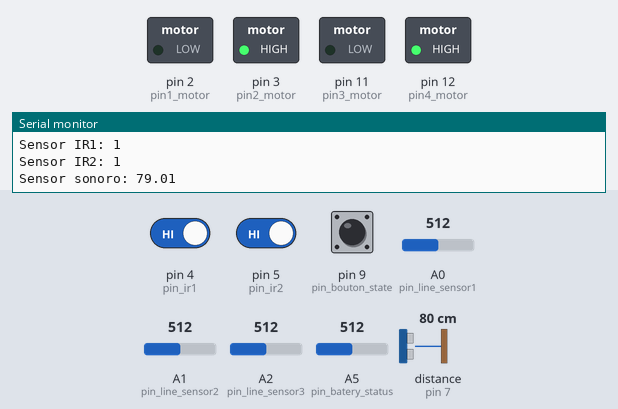
A sketch run on a simulated Arduino Uno, built with avr-gcc and run on an emulated ATmega328P. On the bench: switched loads named in the sketch (green lamp = pin HIGH), the last lines printed to the serial monitor. Wiring (inferred from the names in the program): ultrasonic range finder: trigger pin 6; echo pin 7. Inputs (shaded band) come from the test bench; at power-on: pin 9 (pin_bouton_state) HIGH, distance to the obstacle (sensor on pin 7) 80 cm, A1 (pin_line_sensor2) = 512, pin 5 (pin_ir2) HIGH, pin 4 (pin_ir1) HIGH, A0 (pin_line_sensor1) = 512, A2 (pin_line_sensor3) = 512, A5 (pin_batery_status) = 512. The echo pulse lasts 58.3 µs per cm; pins used as bus, display or sensor lines are not drawn.

Above: at 1.2 s.
1.3 s: pin 9 (pin_bouton_state) pulled LOW for 0.15 s
5.6 s: distance to the obstacle (sensor on pin 7) set to 120 cm
At 6.8 s:
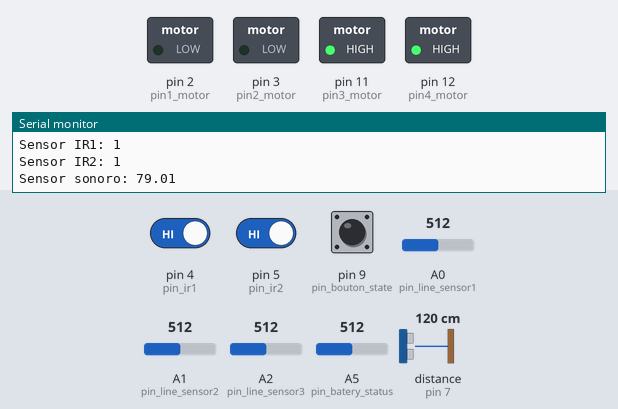
7.9 s: A1 (pin_line_sensor2) set to 318
9.4 s: A1 (pin_line_sensor2) set to 288
At 10.4 s:
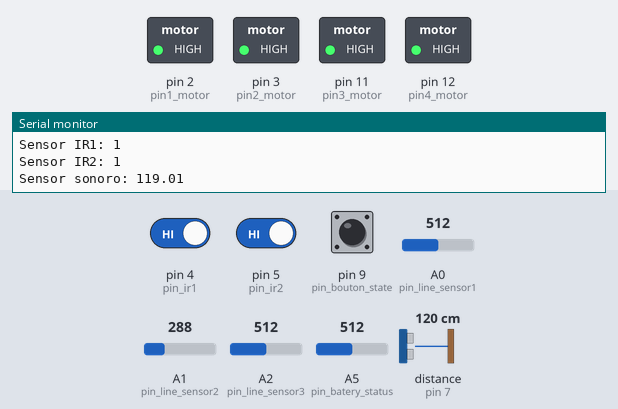
11.0 s: A1 (pin_line_sensor2) set to 306
At 12.0 s:
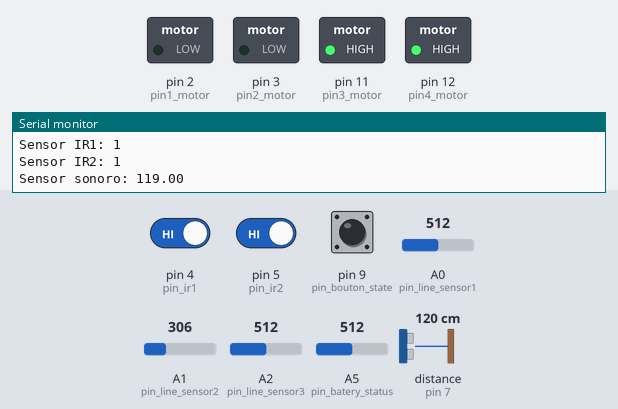
15.2 s: pin 5 (pin_ir2) driven LOW
At 16.7 s:
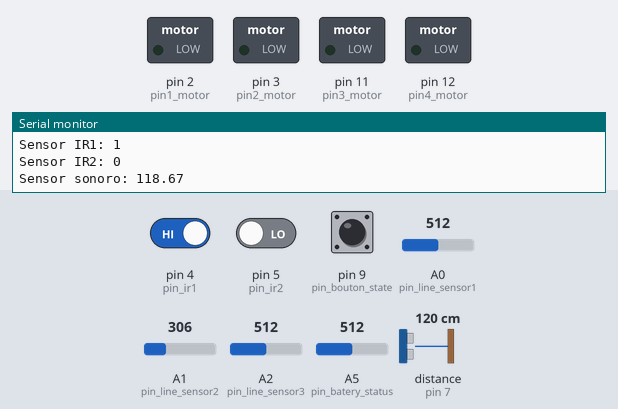
Timing chart, 0 to 17.9 s (numbered marks = the images above; inputs shaded):
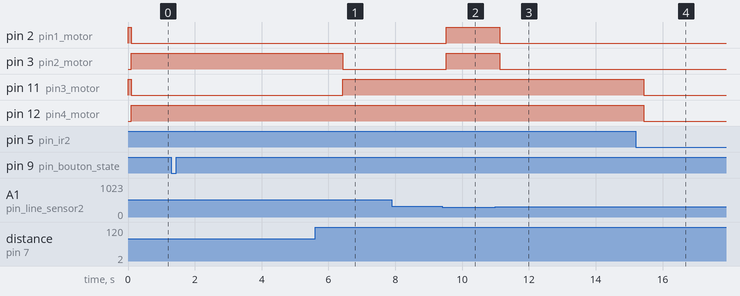

Measured:
- the behaviour switches between 300 and 299 on A1 (pin_line_sensor2) (found by bisection; images 1 and 2)
- after the input at 1.3 s, every drawn part: stays the same
- after the input at 5.6 s, pin 11 (pin3_motor): LOW → HIGH after 0.82 s; pin 12 (pin4_motor): stays HIGH (without the input it goes to LOW after 0.82 s)
- after the input at 9.4 s, pin 2 (pin1_motor), pin 3 (pin2_motor): LOW → HIGH after 0.12 s
- after the input at 11.0 s, pin 2 (pin1_motor), pin 3 (pin2_motor): HIGH → LOW after 0.13 s
- after the input at 15.2 s, pin 11 (pin3_motor), pin 12 (pin4_motor): HIGH → LOW after 0.24 s

The sketch:

main.ino
```cpp
// Código do robô sumô
// Usamos uma biblioteca de RTOS para gerenciamento de tasks,
// em especifico é um gerencimento de tarefas ciclicas definido por intervalos de tempo.
// Padronização:
// Threads: Todas maiúsculas com underline separando as palavras
// Definições: Todas minúsculas com underline separando as palavras
// Funções: Cada palavra começa com maiúscula
// Variáveis: Mesma forma que as definições, minúscula com underline separando as palavras


#include "Thread.h" //Biblioteca de threads
#include "ThreadController.h" //Biblioteca para controle das threads
//#include "utilities.h" //Arquivo com funções

//--------------------------------------------------------------------------------------------//
//------------Definição dos tempos de chamada para cada thread--------------------------------//
//--------------------------------------------------------------------------------------------//
#define tempo_logica_robo    50   //Tempo de ciclos de operação do robô.
#define tempo_motor			 100  //Tempo de controle dos motores.
#define tempo_sensor_linha   150  //Tempo de leitura dos sensores de linha em mili segundos.
#define tempo_sensor_ir      300  //Tempo de leitura dos sensores de infra-vermelho.
#define tempo_sensor_sonoro  300  //Tempo de leitura dos sensores sonoros.
#define tempo_debug_serial   1000 //Tempo de ciclos de debug da serial.
#define tempo_batery_status  1000 //Tempo de leitura da tensão da bateria
////////////////////////////////////////////////////////////////////////////////////////////////

//--------------------------------------------------------------------------------------------//
//------------Definição dos pinos usados no projeto-------------------------------------------//
//--------------------------------------------------------------------------------------------//

//Pino do botão para mudança de stado em software
#define pin_bouton_state 9

//Pinos dos sensores de linha
#define pin_line_sensor1 A0
#define pin_line_sensor2 A1
#define pin_line_sensor3 A2

//Pino para leitura da tensão da bateria
#define pin_batery_status A5

//Pinos do sensor sonoro
#define trig 6 //Pino do sensor ultra sônico correspndente ao Trig
#define echo 7 //Pino do sensor ultra sônico correspndente ao echo

//Pinos dos sensores de IR
#define pin_ir1 4
#define pin_ir2 5

//Pinos dos motores
#define pin1_motor 2
#define pin2_motor 3
#define pin3_motor 11
#define pin4_motor 12

//////////////////////////////////////////////////////////////////////////////////////////////////

// Valor limiar de detecção da linha-> Este valor significa uma especie de vizinhança do valor lido pela
// entrada analogica dos sensores de linha, dependendo da cor da linha esse limiar será alterado...
// Vamos criar uma tabela aqui na documentação contendo os limiares de várias cores padrão:
// preto, branco, cinza, azul, amarelo... Caso precisemos mudar para outra cor de detecção já vamos ter o limiar.
// OBS: Seria interesante criarmos um modo de calibração, para fazermos uma leitura da fita
// e armazenar em uma variável
#define threshold_line_sensors 300 //Não sei o valor em especifico, tem que colocar o valor correto.

#define threshould_ultra 100 //Valor usado como threshold de distancia medido pelo sensor sonoro

//Define a velocidade da serial
#define velocidade_serial 115200 //9600

//Ativar ou desativar o modo de debug
#define modo_debug_serial 1 //"1" para ativar e "0" para desativar o modo de debug

//--------------------------------------------------------------------------------------------//
//-----------Instancias da biblioteca "Threads"-----------------------------------------------//
//--------------------------------------------------------------------------------------------//
//Instanciando um controlador de threads
ThreadController ROBO;

//Definindo as threads a serem usadas
//----------------------------------------------------//
Thread LEITURA_SENSOR_DE_LINHA;
Thread LEITURA_SENSOR_IR;
Thread LEITURA_SENSOR_SONORO;
Thread LOGICA_ROBO;
Thread CONTROLE_MOTOR;
Thread DEBUG_SERIAL;
Thread BATERY_STATUS;
//----------------------------------------------------//
//////////////////////////////////////////////////////////////////////////////////////////////////


//----------------------------------------------------------------------------------------------//
//-------Definindo as Variáveis-----------------------------------------------------------------//
//---------------------------------------------------------------------------------------------//

// Variável "state" define o estado do robô.
// Vamos usar essa variável como parametro de uma maquina de estado.
// Alguns estados são:
// Parado-'P': Robô parado;
// Busca--'B': Robô entra em modo de busca;
// Alvo---'A': Robô encontrou seu alvo
// Borda---'S': Robô está na borda
// Outros estado podem ser configurados aqui...
enum state_robo {P = 0, B, A, S }state=P;

// Variável "config_motor" define a configuração dos motores
// As configurações possiveis do motor são:
// Parado---'P': Robô parado;
// Frente---'F': Robô vai pra frente;
// Direita--'D': Robô vira pra direita;
// Esquerda-'E': Robô vira pra esquerda;
// Ré-------'R': Robô vai pra trás;
enum state_config_motor {MP = 0, MF, MD, ME, MR }config_motor=MP;

//Distância do sensor ultra sônico
float distancia_sonora = 0;

//Tensão da bateria
float tensao_bateria = 0;

//Armazena o estado dos sensores de linha "true" para linha detectada e "false" para linha não detectada
bool state_line_sensor1 = false;
bool state_line_sensor2 = false;
bool state_line_sensor3 = false;

//Armazena o estado dos sensores de IR "true" para obstáculo detectado e "false" para obstáculo não detectado
bool state_ir_sensor1 = false; //1-para não detectado 0- para detectado
bool state_ir_sensor2 = false;


////////////////////////////////////////////////////////////////////////////////////////////////


//Função para fazer leitura dos sensores de linha
void LeituraSensorDeLinha(){
	int sensor1, sensor2, sensor3;
	sensor1 = analogRead(pin_line_sensor1);
	sensor2 = analogRead(pin_line_sensor2);
	sensor3 = analogRead(pin_line_sensor3);

	if(sensor1 < threshold_line_sensors) state_line_sensor1 = true;
	else state_line_sensor1 = false;

	if(sensor2 < threshold_line_sensors) state_line_sensor2 = true;
	else state_line_sensor2 = false;

	if(sensor3 < threshold_line_sensors) state_line_sensor3 = true;
	else state_line_sensor3 = false;

}

//Função para fazer leitura dos sensores IR
void LeituraSensorIR(){

	state_ir_sensor1 = digitalRead(pin_ir1);
	state_ir_sensor2 = digitalRead(pin_ir2);

}

//Função para fazer leitura dos sensores sonoros
void LeituraSensorSonoro(){

  float tempo;

  //Mandando o sinal do trigger
  digitalWrite(trig, HIGH);
  delayMicroseconds(10);
  digitalWrite(trig, LOW);

  //Calculando o tempo de ida
  tempo = pulseIn(echo, HIGH);

  //Calculando a distância
  distancia_sonora = tempo / 29.4 / 2;

}

//Função para fazer leitura da tensão da bateria
void LeituraBateryStatus(){
  tensao_bateria = (analogRead(pin_batery_status) * 4.98 / 1023.0) * 3;
}


// Aqui dentro será definido a logica do robõ de acordo com o estado das variáveis
// ou seja a logica de ataque e defesa...! ahahahah
void LogicaDoRobo(){
	switch(state){
		case P:
			config_motor = MP;
      			//Serial.println(digitalRead(pin_bouton_state));
		     	if(!digitalRead(pin_bouton_state)) {
					  delay(5000);
		        state = B;
		     	}
		break;

		case B:

				if(state_line_sensor2){
          				config_motor = MR;
          				break;
				}
				if(distancia_sonora < threshould_ultra or !state_ir_sensor2){
					state = A;
					config_motor = MF;
					break;
				}
				else{
					  config_motor = MD;
				}

		break;

		case A:
		    if(distancia_sonora > threshould_ultra  and state_ir_sensor1 and state_ir_sensor2){
		        state = B;
		        break;
		      }
		      //Não sei exatamente qual a referência desses numeros do ultrasônico,  mas acho que nesse if (depois dessa linha) deveria ser "<35"
		    else if(distancia_sonora < threshould_ultra  and !state_ir_sensor1 and !state_ir_sensor2){
		        config_motor = MF;
		      }
		    else if(distancia_sonora < threshould_ultra  and !state_ir_sensor1){
		        config_motor = ME;
		      }
		    else if (distancia_sonora < threshould_ultra  and !state_ir_sensor2){
		        config_motor = MD;
		      }
		    else {
		        state = B;
		      }

		break;

		case S:
			//Lógica de encontro com borda
			//Considerando Sensor 1 (frente esquerda do robô), 2(frente direita) e 3 (de trás)
			//Nenhum sensor de linha ativado
			if(state_line_sensor2 == 0 and state_line_sensor3 == 0){
				state = B;
			}
			//frente do robô achou sensor de linha
			else if (state_line_sensor2 == 1){
				config_motor = MR;
      				ControleDosMotores();
      				delay(1000);
			      	config_motor = MD;
			      	ControleDosMotores();
			      	delay(500);
			}
			else if (state_line_sensor3){
				config_motor = MF;
				ControleDosMotores();
				delay(200);
			}
		break;

		//Novos estados do robô podem ser inseridos aqui...

		default:
			config_motor = MP;
			break;
	}

}

//Função para controle dos motores
void ControleDosMotores(){
	switch(config_motor){
		case MP:
			digitalWrite(pin1_motor, LOW);
			digitalWrite(pin2_motor, HIGH);
			digitalWrite(pin3_motor, LOW);
			digitalWrite(pin4_motor, HIGH);
			break;

		case MF:
			digitalWrite(pin1_motor, LOW);
			digitalWrite(pin2_motor, LOW);
			digitalWrite(pin3_motor, LOW);
			digitalWrite(pin4_motor, LOW);
			break;

		case MD:
			digitalWrite(pin1_motor, LOW);
			digitalWrite(pin2_motor, LOW);
			digitalWrite(pin3_motor, HIGH);
			digitalWrite(pin4_motor, HIGH);
			break;

		case ME:
			digitalWrite(pin1_motor, HIGH);
			digitalWrite(pin2_motor, HIGH);
			digitalWrite(pin3_motor, LOW);
			digitalWrite(pin4_motor, LOW);
			break;

		case MR:
			digitalWrite(pin1_motor, HIGH);
			digitalWrite(pin2_motor, HIGH);
			digitalWrite(pin3_motor, HIGH);
			digitalWrite(pin4_motor, HIGH);
			break;

		default:
			digitalWrite(pin1_motor, LOW);
			digitalWrite(pin2_motor, HIGH);
			digitalWrite(pin3_motor, LOW);
			digitalWrite(pin4_motor, HIGH);
			break;
	}

}

//Função para ajudar a debugar o código
void DebugSerial(){
  //Print das variáveis
  /*Serial.print("Distancia do sensor sonoro: ");
  Serial.print(distancia_sonora);
  Serial.print("\n");*/
  Serial.print("Status da bateria: ");
  Serial.println(tensao_bateria);
	Serial.print("\n");
	Serial.print("Sensor de linha 1: ");
	Serial.print(state_line_sensor1);
	Serial.print("\n");
	Serial.print("Sensor de linha 2: ");
	Serial.print(state_line_sensor2);
	Serial.print("\n");
	Serial.print("Sensor de linha 3: ");
	Serial.print(state_line_sensor3);
	Serial.print("\n");
	Serial.print("Sensor IR1: ");
	Serial.print(state_ir_sensor1);
	Serial.print("\n");
	Serial.print("Sensor IR2: ");
	Serial.print(state_ir_sensor2);
	Serial.print("\n");
	Serial.print("Sensor sonoro: ");
	Serial.print(distancia_sonora);
	Serial.print("\n");


}

//------------------------------------------------------------------------//
//-----------Funções que são chamadas dentro da função setup--------------//
//------------------------------------------------------------------------//
//Função que irá setar a configuração dos pinos do arduino
void SetPin(){

  //Pino trig do sensor ultra sônico
  pinMode(trig, OUTPUT);
  digitalWrite(trig, LOW); //Deixar trigger em nível lógico baixo
  delayMicroseconds(2); //Não sei se é necessario essa função

	//Pino do botão de mudança de stado do robô
	pinMode(pin_bouton_state, INPUT_PULLUP);

  //Pino echo do sensor ultra sônico
  pinMode(echo, INPUT);

  //Pino dos sensores IR
  pinMode(pin_ir1, INPUT);
  pinMode(pin_ir2, INPUT);

  //Pino que controlam os motores
  pinMode(pin1_motor, OUTPUT);
	digitalWrite(pin1_motor, HIGH);

  pinMode(pin2_motor, OUTPUT);
	digitalWrite(pin2_motor, LOW);

  pinMode(pin3_motor, OUTPUT);
	digitalWrite(pin3_motor, HIGH);

	pinMode(pin4_motor, OUTPUT);
	digitalWrite(pin4_motor, LOW);


}

//Função para iniciar a comunicação serial
void BeginSerial(){

    	Serial.begin(velocidade_serial);
    	Serial.print("Modo debug_serial iniciado\n");

}

void ConfigThreads(){
	//----------------------------------------------------------//
	//-----------Setando as configurações das threads-----------//
	//----------------------------------------------------------//

	//Sensor de linha
	LEITURA_SENSOR_DE_LINHA.setInterval(tempo_sensor_linha);
	LEITURA_SENSOR_DE_LINHA.onRun(LeituraSensorDeLinha);

	//Sensor de IR
	LEITURA_SENSOR_IR.setInterval(tempo_sensor_ir);
	LEITURA_SENSOR_IR.onRun(LeituraSensorIR);

	//Sensor sonoro
	LEITURA_SENSOR_SONORO.setInterval(tempo_sensor_sonoro);
	LEITURA_SENSOR_SONORO.onRun(LeituraSensorSonoro);

	//Controle do robô
	LOGICA_ROBO.setInterval(tempo_logica_robo);
	LOGICA_ROBO.onRun(LogicaDoRobo);

	CONTROLE_MOTOR.setInterval(tempo_motor);
	CONTROLE_MOTOR.onRun(ControleDosMotores);

	//Debug da serial
	DEBUG_SERIAL.setInterval(tempo_debug_serial);
	DEBUG_SERIAL.onRun(DebugSerial);

  //Status da bateria
  BATERY_STATUS.setInterval(tempo_batery_status);
  BATERY_STATUS.onRun(LeituraBateryStatus);

	//Adicionando as threads no seu controlador
	ROBO.add(&LEITURA_SENSOR_DE_LINHA);
	ROBO.add(&LEITURA_SENSOR_IR);
	ROBO.add(&LEITURA_SENSOR_SONORO);
	ROBO.add(&LOGICA_ROBO);
	ROBO.add(&CONTROLE_MOTOR);
	ROBO.add(&DEBUG_SERIAL);
  ROBO.add(&BATERY_STATUS);
	//----------------------------------------------------------//

}
///////////////////////////////////////////////////////////////////////////


void setup(){

	//Chamada da função que configura as threads
	ConfigThreads();

	//Chamada de função para configuração dos pinos
	SetPin();

	//Habilita ou não a thread de debug
	if(modo_debug_serial){
		DEBUG_SERIAL.enabled = true;

		//Chamada da função que inicia a serial
		BeginSerial();
	}
	else DEBUG_SERIAL.enabled = false;

}

void loop(){

	//Chama o thread controller
	ROBO.run();

}
```
